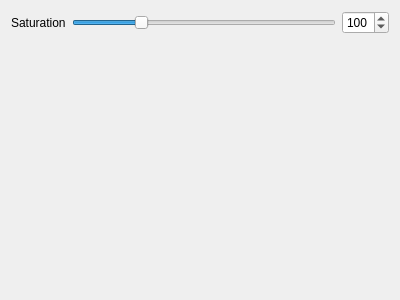
<?xml version="1.0" encoding="UTF-8"?>
<ui version="4.0">
 <class>DisplayTab</class>
 <widget class="QWidget" name="DisplayTab">
  <property name="geometry">
   <rect>
    <x>0</x>
    <y>0</y>
    <width>400</width>
    <height>300</height>
   </rect>
  </property>
  <property name="windowTitle">
   <string>Form</string>
  </property>
  <layout class="QFormLayout" name="formLayout">
   <item row="0" column="0">
    <widget class="QLabel" name="saturationLabel">
     <property name="text">
      <string>Saturation</string>
     </property>
    </widget>
   </item>
   <item row="0" column="1">
    <layout class="QHBoxLayout" name="sliderLayout">
     <item>
      <widget class="QSlider" name="saturationSlider">
       <property name="maximum">
        <number>400</number>
       </property>
       <property name="value">
        <number>100</number>
       </property>
       <property name="orientation">
        <enum>Qt::Horizontal</enum>
       </property>
      </widget>
     </item>
     <item>
      <widget class="QSpinBox" name="saturationSpinBox">
       <property name="maximum">
        <number>400</number>
       </property>
       <property name="value">
        <number>100</number>
       </property>
      </widget>
     </item>
    </layout>
   </item>
  </layout>
 </widget>
 <resources/>
 <connections/>
</ui>
